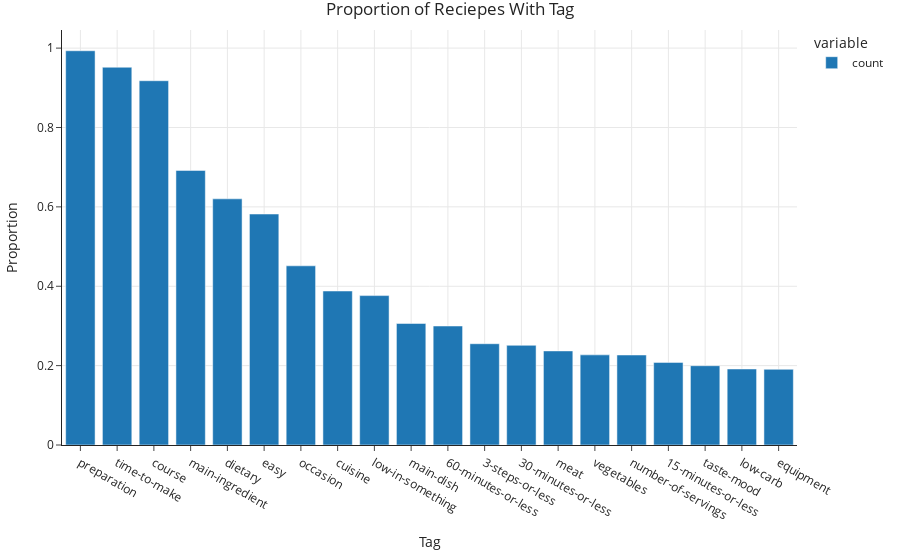

The notebook cell this image was saved under:
### Markdown cell above
Similarly with the tags...

### Code cell
# creating a series of the most popular tags. The values are the proportion recipes which have them.
# this reflects any class imbalances
tags = (pd.Series(np.concatenate(df['tags'].values)).value_counts() / df.shape[0]).head(20) # proportion
# plotting the popular tags
(
    px
    .bar(tags, title='Proportion of Reciepes With Tag')
    .update_layout(xaxis_title = 'Tag', yaxis_title='Proportion')
)

### Figure 1 — Plotly figure (JSON) as saved in the notebook; plotly's stock layout.template omitted (floating-point values rounded to 4 significant figures)
{"data": [{"alignmentgroup": "True", "hovertemplate": "variable=count<br>index=%{x}<br>value=%{y}<extra></extra>", "legendgroup": "count", "marker": {"color": "#1F77B4", "pattern": {"shape": ""}}, "name": "count", "offsetgroup": "count", "orientation": "v", "showlegend": true, "textposition": "auto", "type": "bar", "x": ["preparation", "time-to-make", "course", "main-ingredient", "dietary", "easy", "occasion", "cuisine", "low-in-something", "main-dish", "60-minutes-or-less", "3-steps-or-less", "30-minutes-or-less", "meat", "vegetables", "number-of-servings", "15-minutes-or-less", "taste-mood", "low-carb", "equipment"], "xaxis": "x", "y": [0.9934, 0.9518, 0.9179, 0.6919, 0.6203, 0.582, 0.4515, 0.388, 0.3764, 0.3063, 0.2998, 0.2552, 0.2512, 0.237, 0.2271, 0.2268, 0.2082, 0.1998, 0.1915, 0.1907], "yaxis": "y"}], "layout": {"autosize": true, "barmode": "relative", "legend": {"title": {"text": "variable"}, "tracegroupgap": 0}, "title": {"text": "Proportion of Reciepes With Tag"}, "xaxis": {"anchor": "y", "autorange": true, "domain": [0, 1], "range": [-0.5, 19.5], "title": {"text": "Tag"}, "type": "category"}, "yaxis": {"anchor": "x", "autorange": true, "domain": [0, 1], "range": [0, 1.046], "title": {"text": "Proportion"}, "type": "linear"}}}
